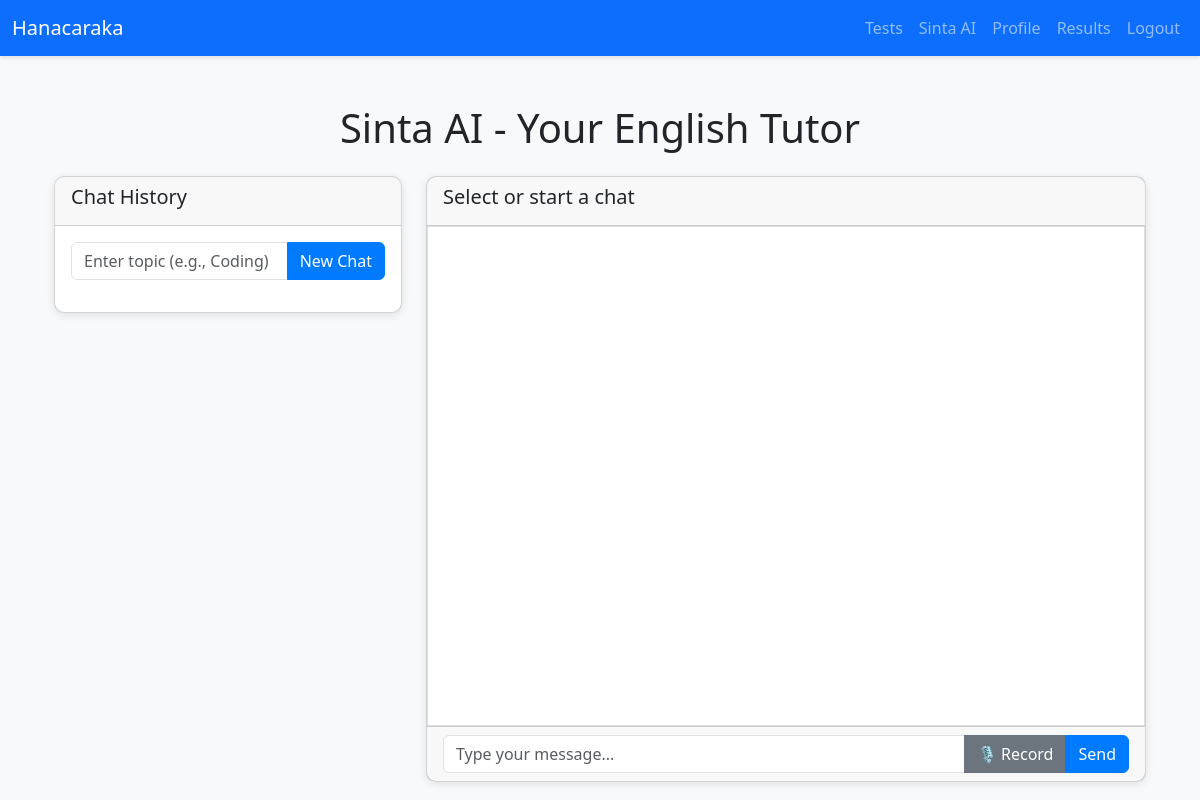
The app's page /sinta/ (signed in), older data.
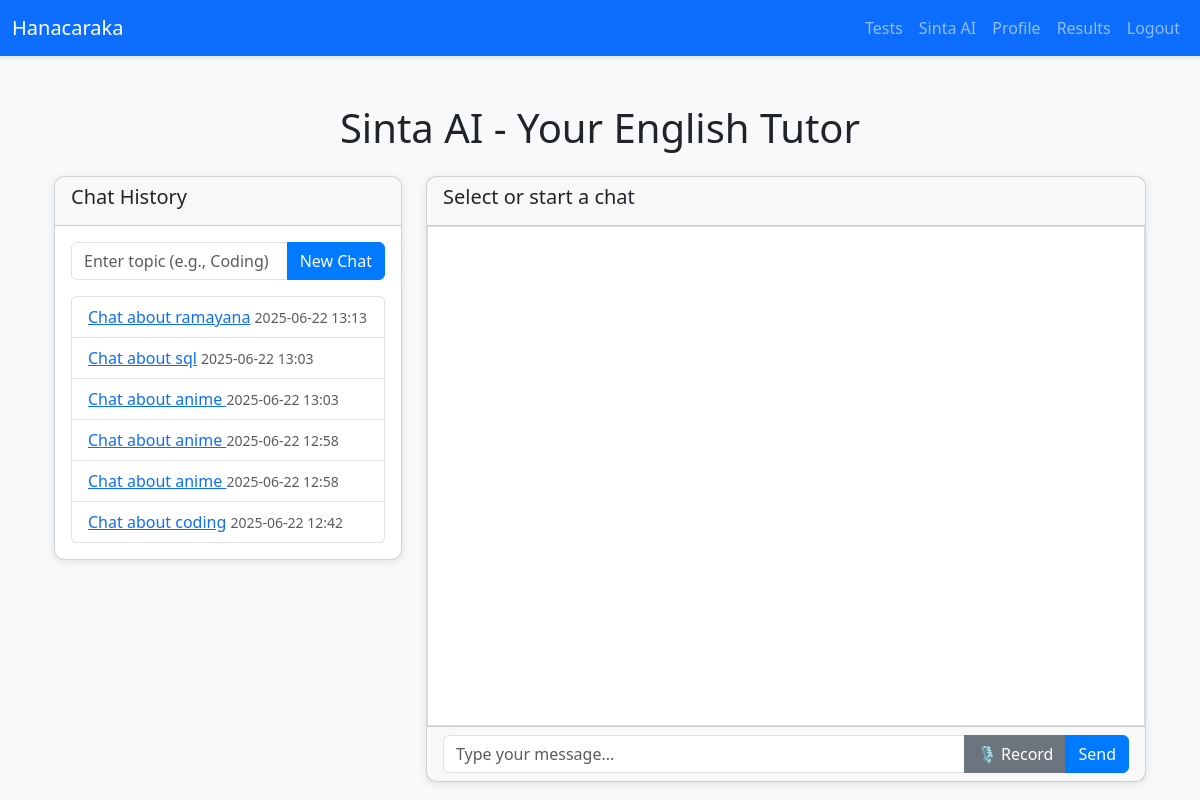
The same page, newer data.
### models.py (models this page shows, shortened)
class ChatSession(db.Model):
    id = db.Column(db.Integer, primary_key=True)
    user_id = db.Column(db.Integer, db.ForeignKey('user.id'), nullable=False)
    title = db.Column(db.String(100), nullable=False)
    topic = db.Column(db.String(100), nullable=False)
    created_at = db.Column(db.DateTime, nullable=False, default=datetime.utcnow)
    messages = db.relationship('ChatMessage', backref='chat_session', lazy=True)

### routes/sinta.py (the view)
@sinta.route('/')
@login_required
def sinta_page():
    try:
        sessions = ChatSession.query.filter_by(user_id=current_user.id).order_by(ChatSession.created_at.desc()).all()
        return render_template('sinta.html', sessions=sessions)
    except Exception as e:
        logger.error(f"Error loading Sinta page: {str(e)}", exc_info=True)
        return render_template('sinta.html', sessions=[], error=str(e))

### app.py (called while the page is built)
@login_manager.user_loader
def load_user(user_id):
    return db.session.get(User, int(user_id))

@app.after_request
def add_no_cache(response):
    response.headers['Cache-Control'] = 'no-store, no-cache, must-revalidate, max-age=0'
    response.headers['Pragma'] = 'no-cache'
    response.headers['Expires'] = '0'
    return response

### templates/sinta.html (shortened to what this page needs)
{% extends 'base.html' %}
{% block content %}
    <div class="container mt-5">
        <h1 class="text-center mb-4">Sinta AI - Your English Tutor</h1>
        <div class="row">
            <div class="col-md-4">
                <div class="card sidebar">
                    <div class="card-header">
                        <h5>Chat History</h5>
                    </div>
                    <div class="card-body">
                        <form id="newChatForm" class="mb-3">
                            <div class="input-group">
                                <input type="text" id="topic" class="form-control" placeholder="Enter topic (e.g., Coding)" required>
                                <button type="submit" class="btn btn-primary">New Chat</button>
                            </div>
                        </form>
                        <ul class="list-group">
                            {% for session in sessions %}
                                <li class="list-group-item">
                                    <a href="#" class="load-session" data-session-id="{{ session.id }}">{{ session.title }}</a>
                                    <small class="text-muted">{{ session.created_at.strftime('%Y-%m-%d %H:%M') }}</small>
                                </li>
                            {% endfor %}
                        </ul>
                    </div>
                </div>
            </div>
            <div class="col-md-8">
                <div class="card">
                    <div class="card-header">
                        <h5 id="chat-title">Select or start a chat</h5>
                    </div>
                    <div class="card-body chat-container" id="chat-container">
                    </div>
                    <div class="card-footer">
                        <form id="chatForm" enctype="multipart/form-data">
                            <div class="input-group">
                                <input type="text" id="message" name="message" class="form-control" placeholder="Type your message...">
                                <button type="button" id="recordBtn" class="btn btn-secondary">🎙️ Record</button>
                                <button type="submit" class="btn btn-primary">Send</button>
                            </div>
                        </form>
                    </div>
                </div>
            </div>
        </div>
    </div>
{% endblock %}

### templates/base.html (shortened to what this page needs)
<!DOCTYPE html>
<html lang="en">
<head>
    <link href="https://cdn.jsdelivr.net/npm/bootstrap@5.3.0/dist/css/bootstrap.min.css" rel="stylesheet">
    <link href="{{ url_for('static', filename='css/base.css') }}?v=1.0" rel="stylesheet">
</head>
<body>
    <nav class="navbar navbar-expand-lg navbar-dark bg-primary">
        <div class="container-fluid">
            <a class="navbar-brand" href="{{ url_for('home.home_page') }}">Hanacaraka</a>
            <div class="collapse navbar-collapse" id="navbarNav">
                <ul class="navbar-nav ms-auto">
                    {% if current_user.is_authenticated %}
                        <li class="nav-item">
                            <a class="nav-link" href="{{ url_for('home.home_page') }}">Tests</a>
                        </li>
                        <li class="nav-item">
                            <a class="nav-link" href="{{ url_for('sinta.sinta_page') }}">Sinta AI</a>
                        </li>
                        <li class="nav-item">
                            <a class="nav-link" href="{{ url_for('profile.profile_page') }}">Profile</a>
                        </li>
                        <li class="nav-item">
                            <a class="nav-link" href="{{ url_for('results.view_results') }}">Results</a>
                        </li>
                        <li class="nav-item">
                            <a class="nav-link" href="{{ url_for('auth.logout') }}">Logout</a>
                        </li>
                    {% endif %}
                </ul>
            </div>
        </div>
    </nav>
    <div class="container mt-4">
        {% block content %}{% endblock %}
    </div>
</body>
</html>

### static/css/base.css (style rules this page uses)
body { background-color: #f8f9fa; }
.navbar { box-shadow: 0 2px 4px rgba(0,0,0,0.1); }
.card { border-radius: 10px; box-shadow: 0 2px 8px rgba(0,0,0,0.1); }
.btn-primary { background-color: #007bff; border-color: #007bff; transition: background-color 0.3s; }

### templates/sinta.html (style rules this page uses)
.chat-container { height: 500px; overflow-y: auto; border: 1px solid #ddd; padding: 10px; }
.sidebar { max-height: 500px; overflow-y: auto; }

Row changes from the older to the newer data that the page shows:
added ChatSession: title "Chat about ramayana", created_at "2025-06-22 13:13"
added ChatSession: title "Chat about sql", created_at "2025-06-22 13:03"
added ChatSession: title "Chat about anime", created_at "2025-06-22 13:03"
added ChatSession: title "Chat about anime", created_at "2025-06-22 12:58"
added ChatSession: title "Chat about anime", created_at "2025-06-22 12:58"
added ChatSession: title "Chat about coding", created_at "2025-06-22 12:42"
